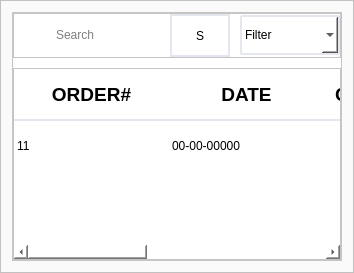
             <widget class="QFrame" name="frame_5">
              <property name="styleSheet">
               <string notr="true">background:rgb(250,250,250);
</string>
              </property>
              <property name="frameShape">
               <enum>QFrame::StyledPanel</enum>
              </property>
              <property name="frameShadow">
               <enum>QFrame::Raised</enum>
              </property>
              <layout class="QVBoxLayout" name="verticalLayout_3">
               <property name="spacing">
                <number>0</number>
               </property>
               <item>
                <widget class="QFrame" name="search_bar">
                 <property name="minimumSize">
                  <size>
                   <width>0</width>
                   <height>100</height>
                  </size>
                 </property>
                 <property name="styleSheet">
                  <string notr="true">background:rgb(255,255,255);
</string>
                 </property>
                 <property name="frameShape">
                  <enum>QFrame::StyledPanel</enum>
                 </property>
                 <property name="frameShadow">
                  <enum>QFrame::Raised</enum>
                 </property>
                 <layout class="QVBoxLayout" name="verticalLayout_4">
                  <property name="spacing">
                   <number>10</number>
                  </property>
                  <property name="leftMargin">
                   <number>0</number>
                  </property>
                  <property name="topMargin">
                   <number>0</number>
                  </property>
                  <property name="rightMargin">
                   <number>0</number>
                  </property>
                  <property name="bottomMargin">
                   <number>0</number>
                  </property>
                  <item>
                   <widget class="QFrame" name="frame_8">
                    <property name="minimumSize">
                     <size>
                      <width>0</width>
                      <height>45</height>
                     </size>
                    </property>
                    <property name="maximumSize">
                     <size>
                      <width>16777215</width>
                      <height>45</height>
                     </size>
                    </property>
                    <property name="frameShape">
                     <enum>QFrame::StyledPanel</enum>
                    </property>
                    <property name="frameShadow">
                     <enum>QFrame::Raised</enum>
                    </property>
                    <layout class="QHBoxLayout" name="horizontalLayout_8">
                     <property name="spacing">
                      <number>10</number>
                     </property>
                     <property name="leftMargin">
                      <number>0</number>
                     </property>
                     <property name="topMargin">
                      <number>0</number>
                     </property>
                     <property name="rightMargin">
                      <number>0</number>
                     </property>
                     <property name="bottomMargin">
                      <number>0</number>
                     </property>
                     <item>
                      <widget class="QFrame" name="frame_7">
                       <property name="minimumSize">
                        <size>
                         <width>0</width>
                         <height>40</height>
                        </size>
                       </property>
                       <property name="maximumSize">
                        <size>
                         <width>16777215</width>
                         <height>50</height>
                        </size>
                       </property>
                       <property name="styleSheet">
                        <string notr="true">border:none;</string>
                       </property>
                       <property name="frameShape">
                        <enum>QFrame::StyledPanel</enum>
                       </property>
                       <property name="frameShadow">
                        <enum>QFrame::Plain</enum>
                       </property>
                       <property name="lineWidth">
                        <number>0</number>
                       </property>
                       <layout class="QHBoxLayout" name="horizontalLayout_7">
                        <property name="spacing">
                         <number>10</number>
                        </property>
                        <property name="leftMargin">
                         <number>0</number>
                        </property>
                        <property name="topMargin">
                         <number>0</number>
                        </property>
                        <property name="rightMargin">
                         <number>0</number>
                        </property>
                        <property name="bottomMargin">
                         <number>0</number>
                        </property>
                        <item>
                         <spacer name="horizontalSpacer_3">
                          <property name="orientation">
                           <enum>Qt::Horizontal</enum>
                          </property>
                          <property name="sizeType">
                           <enum>QSizePolicy::Fixed</enum>
                          </property>
                          <property name="sizeHint" stdset="0">
                           <size>
                            <width>40</width>
                            <height>20</height>
                           </size>
                          </property>
                         </spacer>
                        </item>
                        <item>
                         <widget class="QLineEdit" name="lineEdit">
                          <property name="enabled">
                           <bool>true</bool>
                          </property>
                          <property name="minimumSize">
                           <size>
                            <width>0</width>
                            <height>30</height>
                           </size>
                          </property>
                          <property name="styleSheet">
                           <string notr="true">border:none;</string>
                          </property>
                          <property name="text">
                           <string/>
                          </property>
                          <property name="dragEnabled">
                           <bool>true</bool>
                          </property>
                          <property name="readOnly">
                           <bool>false</bool>
                          </property>
                          <property name="placeholderText">
                           <string>Search</string>
                          </property>
                          <property name="clearButtonEnabled">
                           <bool>true</bool>
                          </property>
                         </widget>
                        </item>
                        <item>
                         <widget class="QPushButton" name="search_button">
                          <property name="minimumSize">
                           <size>
                            <width>60</width>
                            <height>40</height>
                           </size>
                          </property>
                          <property name="maximumSize">
                           <size>
                            <width>60</width>
                            <height>60</height>
                           </size>
                          </property>
                          <property name="styleSheet">
                           <string notr="true">border: 2px solid #e4e7ef;
</string>
                          </property>
                          <property name="text">
                           <string>S</string>
                          </property>
                         </widget>
                        </item>
                       </layout>
                      </widget>
                     </item>
                     <item>
                      <widget class="QComboBox" name="comboBox_2">
                       <property name="minimumSize">
                        <size>
                         <width>100</width>
                         <height>40</height>
                        </size>
                       </property>
                       <property name="maximumSize">
                        <size>
                         <width>16777215</width>
                         <height>40</height>
                        </size>
                       </property>
                       <property name="styleSheet">
                        <string notr="true">border:2px solid #e5e7ef;
border-radius:1px;</string>
                       </property>
                       <property name="currentText">
                        <string extracomment="Filter">Filter</string>
                       </property>
                       <item>
                        <property name="text">
                         <string>Filter</string>
                        </property>
                       </item>
                      </widget>
                     </item>
                    </layout>
                   </widget>
                  </item>
                  <item>
                   <widget class="QStackedWidget" name="stackedWidget_3">
                    <property name="currentIndex">
                     <number>0</number>
                    </property>
                    <widget class="QWidget" name="pendingorder_page">
                     <layout class="QHBoxLayout" name="horizontalLayout_9">
                      <property name="spacing">
                       <number>0</number>
                      </property>
                      <property name="leftMargin">
                       <number>0</number>
                      </property>
                      <property name="topMargin">
                       <number>0</number>
                      </property>
                      <property name="rightMargin">
                       <number>0</number>
                      </property>
                      <property name="bottomMargin">
                       <number>0</number>
                      </property>
                      <item>
                       <widget class="QTableWidget" name="completed_order_table">
                        <property name="styleSheet">
                         <string notr="true">QTableWIdget{
	background:transparent;
	background-color: #FFFFFF;
	alternate-background-color: #E6E6E6;
	border-radius:30px;
}
QHeaderView:section{
	min-height:50 px;
	max-height:50 px;
	background : #ffffff;
	border:none;
	border-bottom:2px solid #e5e7ef;
}
QTableWidget::item{
	border:none;
}
QTableWidget::item:selected{ 
	background-color: #B7CCE4;
 }</string>
                        </property>
                        <property name="alternatingRowColors">
                         <bool>true</bool>
                        </property>
                        <property name="selectionMode">
                         <enum>QAbstractItemView::SingleSelection</enum>
                        </property>
                        <property name="selectionBehavior">
                         <enum>QAbstractItemView::SelectRows</enum>
                        </property>
                        <property name="showGrid">
                         <bool>false</bool>
                        </property>
                        <attribute name="horizontalHeaderDefaultSectionSize">
                         <number>155</number>
                        </attribute>
                        <attribute name="horizontalHeaderStretchLastSection">
                         <bool>true</bool>
                        </attribute>
                        <attribute name="verticalHeaderVisible">
                         <bool>false</bool>
                        </attribute>
                        <attribute name="verticalHeaderMinimumSectionSize">
                         <number>50</number>
                        </attribute>
                        <attribute name="verticalHeaderDefaultSectionSize">
                         <number>50</number>
                        </attribute>
                        <row>
                         <property name="text">
                          <string>New Row</string>
                         </property>
                        </row>
                        <column>
                         <property name="text">
                          <string>ORDER#</string>
                         </property>
                         <property name="font">
                          <font>
                           <family>Helvetica</family>
                           <pointsize>14</pointsize>
                           <weight>75</weight>
                           <bold>true</bold>
                          </font>
                         </property>
                        </column>
                        <column>
                         <property name="text">
                          <string>DATE</string>
                         </property>
                         <property name="font">
                          <font>
                           <family>Helvetica</family>
                           <pointsize>14</pointsize>
                           <weight>75</weight>
                           <bold>true</bold>
                          </font>
                         </property>
                        </column>
                        <column>
                         <property name="text">
                          <string>CUSTOMER ID</string>
                         </property>
                         <property name="font">
                          <font>
                           <family>Helvetica</family>
                           <pointsize>14</pointsize>
                           <weight>75</weight>
                           <bold>true</bold>
                          </font>
                         </property>
                        </column>
                        <column>
                         <property name="text">
                          <string>DELIVERY ID</string>
                         </property>
                         <property name="font">
                          <font>
                           <family>Helvetica</family>
                           <pointsize>14</pointsize>
                           <weight>75</weight>
                           <bold>true</bold>
                          </font>
                         </property>
                        </column>
                        <column>
                         <property name="text">
                          <string>STATUS</string>
                         </property>
                         <property name="font">
                          <font>
                           <family>Helvetica</family>
                           <pointsize>14</pointsize>
                           <weight>75</weight>
                           <bold>true</bold>
                          </font>
                         </property>
                        </column>
                        <item row="0" column="0">
                         <property name="text">
                          <string>11</string>
                         </property>
                        </item>
                        <item row="0" column="1">
                         <property name="text">
                          <string>00-00-00000</string>
                         </property>
                        </item>
                        <item row="0" column="4">
                         <property name="text">
                          <string>Happening</string>
                         </property>
                        </item>
                       </widget>
                      </item>
                     </layout>
                    </widget>
                    <widget class="QWidget" name="orderhistory_page"/>
                   </widget>
                  </item>
                 </layout>
                </widget>
               </item>
              </layout>
             </widget>
